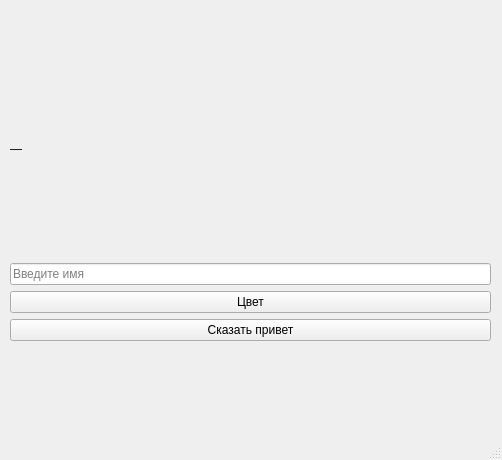
<?xml version="1.0" encoding="UTF-8"?>
<ui version="4.0">
 <class>MainWindow</class>
 <widget class="QMainWindow" name="MainWindow">
  <property name="geometry">
   <rect>
    <x>0</x>
    <y>0</y>
    <width>502</width>
    <height>460</height>
   </rect>
  </property>
  <property name="windowTitle">
   <string>MainWindow</string>
  </property>
  <widget class="QWidget" name="centralwidget">
   <widget class="QWidget" name="verticalLayoutWidget">
    <property name="geometry">
     <rect>
      <x>10</x>
      <y>40</y>
      <width>481</width>
      <height>301</height>
     </rect>
    </property>
    <layout class="QVBoxLayout" name="verticalLayout">
     <item>
      <widget class="QLabel" name="lblResult">
       <property name="text">
        <string>—</string>
       </property>
      </widget>
     </item>
     <item>
      <widget class="QLineEdit" name="editName">
       <property name="inputMethodHints">
        <set>Qt::ImhPreferUppercase</set>
       </property>
       <property name="placeholderText">
        <string>Введите имя</string>
       </property>
      </widget>
     </item>
     <item>
      <widget class="ColorButton" name="btnColor">
       <property name="text">
        <string>Цвет</string>
       </property>
      </widget>
     </item>
     <item>
      <widget class="QPushButton" name="btnHello">
       <property name="text">
        <string>Сказать привет</string>
       </property>
      </widget>
     </item>
    </layout>
   </widget>
  </widget>
  <widget class="QMenuBar" name="menubar">
   <property name="geometry">
    <rect>
     <x>0</x>
     <y>0</y>
     <width>502</width>
     <height>26</height>
    </rect>
   </property>
  </widget>
  <widget class="QStatusBar" name="statusbar"/>
 </widget>
 <customwidgets>
  <customwidget>
   <class>ColorButton</class>
   <extends>QPushButton</extends>
   <header location="global">widgets.custom_button</header>
  </customwidget>
 </customwidgets>
 <resources/>
 <connections/>
</ui>
